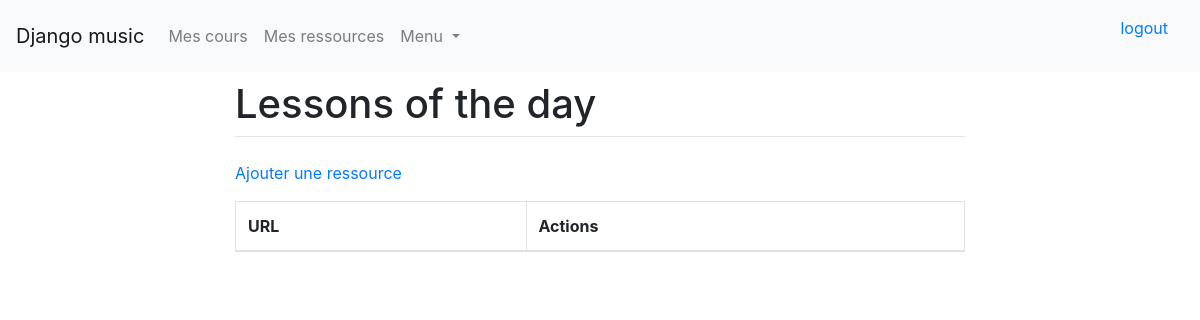
/resources/ (signed in), run on an earlier commit of the app's database.
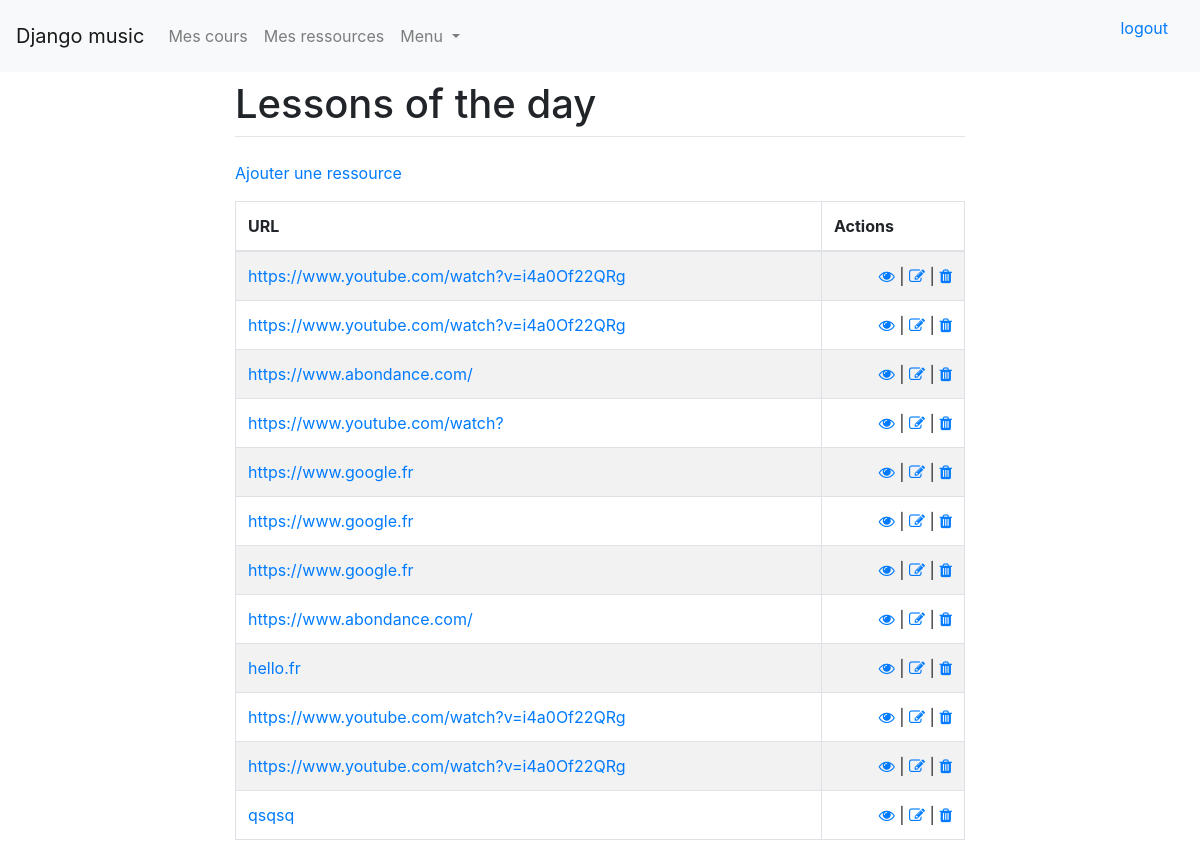
And on a later commit of the database.
### resources/models.py (models this page shows)
class Resource(models.Model):
    url = models.CharField(max_length=549)
    teacher = models.ForeignKey(User, on_delete=models.CASCADE, related_name='resource_teacher')
    courses = models.ManyToManyField(Course, related_name='resource_courses')

### resources/views.py (the view)
# urls.py: path('', views.index, name='courses_index'),
def index(request):
    resources = Resource.objects.filter(teacher=request.user)
    return render(request, 'resources/index.html', {'resources': resources})

### resources/templates/resources/index.html (shortened to what this page needs)
{% extends 'base.html' %}
{% block content %}
    <p><a href="/resources/add">Ajouter une ressource</a></p>
    <table class="table table-hover table-striped table-bordered">
        <thead>
            <th>URL</th>
            <th>Actions</th>
        </thead>
        <tbody>
            {% for resource in resources %}
                <tr>
                    <td><a target="_blank" href="{{ resource.url }}">{{ resource.url }}</a></td>
                    <td class="text-right">
                        <a href="{{ resource.id }}"><i class="fa fa-eye"></i></a> |
                        <a href="{{ resource.id }}/edit"><i class="fa fa-edit"></i></a> |
                        <a href="{{ resource.id }}/delete" onclick="return confirm('Voulez-vous vraiment supprimer l\'url {{ resource.url }}?');"><i class="fa fa-trash"></i></a>
                    </td>
                </tr>
            {% endfor %}
        </tbody>
    </table>
{% endblock %}

What changed in the data, as far as the page shows it:
added Resource: url "https://www.youtube.com/watch?v=i4a0Of22QRg"
added Resource: url "https://www.youtube.com/watch?v=i4a0Of22QRg"
added Resource: url "https://www.abondance.com/"
added Resource: url "https://www.youtube.com/watch?"
added Resource: url "https://www.google.fr"
added Resource: url "https://www.google.fr"
added Resource: url "https://www.google.fr"
added Resource: url "https://www.abondance.com/"
added Resource: url "hello.fr"
added Resource: url "https://www.youtube.com/watch?v=i4a0Of22QRg"
added Resource: url "https://www.youtube.com/watch?v=i4a0Of22QRg"
added Resource: url "qsqsq"
